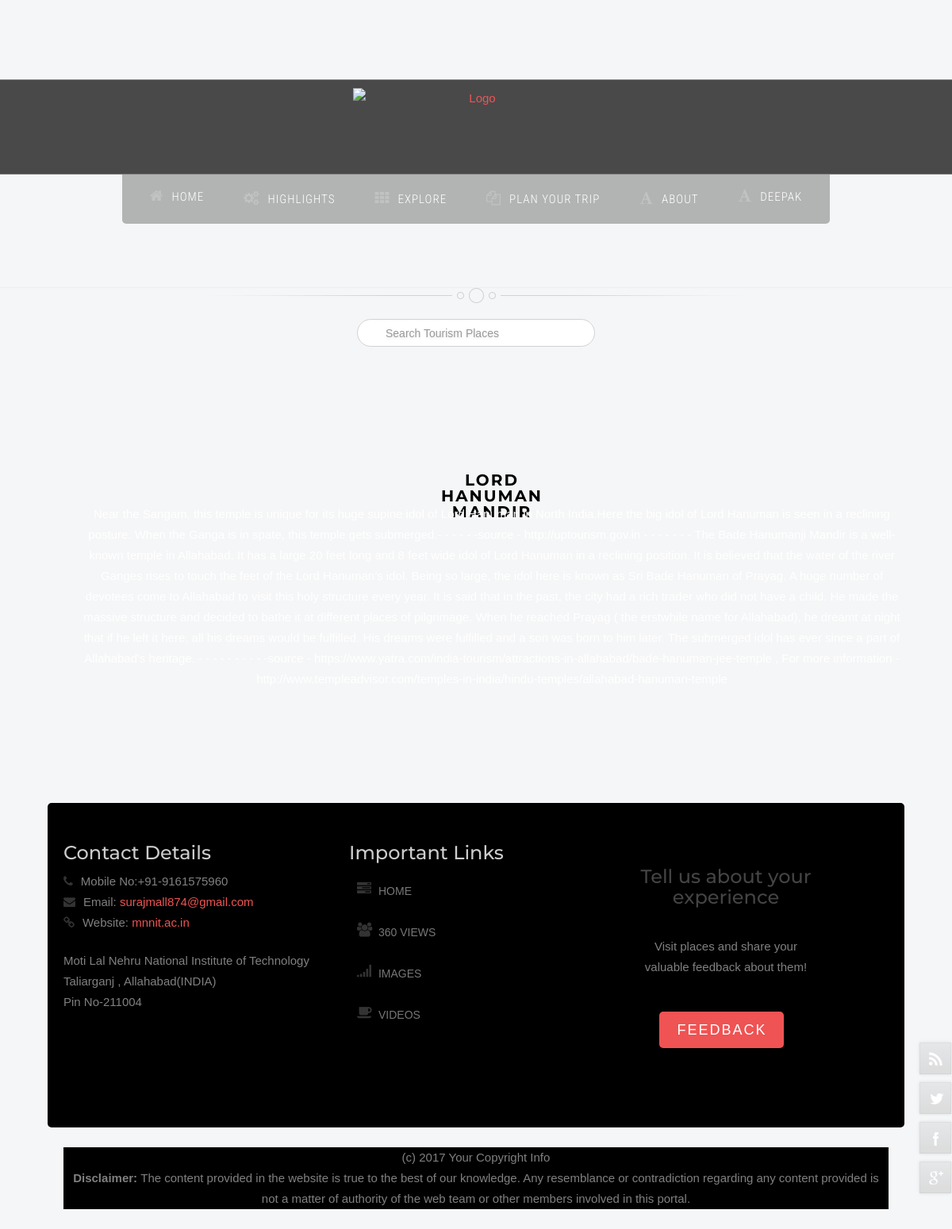
Screenshot of /video_show/lord-hanuman-mandir/ (signed in) with the database file from the repository.
### TourismPlaces/models.py (models this page shows, shortened)
class TourismPlace(models.Model):
    video       = models.ForeignKey(Video, related_name="video_for", null=True, blank=True)
    image       = models.ForeignKey(Image, related_name="image_for", null=True, blank=True)
    name 	    = models.CharField(max_length=200, null=True, blank=True)
    slug        = models.SlugField(unique=True,null=True, blank=True)
    latitude    = models.DecimalField(null = True, blank = True, max_digits=19, decimal_places=10)
    longitude   = models.DecimalField(null = True, blank = True, max_digits=19, decimal_places=10)
    place_type  = models.CharField(max_length=200, null=True, blank=True)
    location    = models.CharField(max_length=200, null=True, blank=True)
    description = models.TextField(max_length=1500, null=True, blank=True)

### TourismPlaces/views.py (the view)
# urls.py: url(r'^video_show/(?P<place_slug>[^/]+)/', video_show, name='video_show'),
def video_show(request, place_slug):
	related_videos = Video.objects.all().filter(tourism_place__slug=place_slug)
	place = get_object_or_404(TourismPlace, slug=place_slug)
	return render(request, 'video_show.html', { 'place': place, 'related_videos': related_videos })

### TourismPlaces/templates/video_show.html (shortened to what this page needs)
{% extends "prayag/base.html" %}
{% load staticfiles %}
{% load i18n %}
{% block extra_head %}
	<link rel="stylesheet" href="{% static 'ims/css/style.css' %}">
	<link rel="stylesheet" type="text/css" href="{% static 'css/background_img.css' %}">
{% endblock extra_head %}
{% block main_content %}
<header id="fh5co-header" role="banner">
	<div class="container">
		<div class="row">
			<div class="col-md-12">
				<a class="navbar-brand" href="index.html">{{place.name}}</a>
				<p style="text-align: center; color: white;">{{place.description}}</p>
			</div>
		</div>
	</div>
</header>
<div id="fh5co-main">
	<div class="container">
		<div class="row">
			</div>
		</div>
	</div>
{% endblock main_content %}

### prayag/templates/navbar.html (shortened to what this page needs)
{% load staticfiles %}
<div id="hornav" class="container no-padding">
    <div class="col-md-12 no-padding">
      <div class="text-center visible-lg">
        <ul id="hornavmenu" class="nav navbar-nav">
          <li>
            <a href="{% url 'home' %}" class="fa-home">Home</a>
          </li>
          <li>
            <span class="fa-gears">HighLights</span>
          </li>
          <li>
            <span class="fa-th">Explore</span>
          </li>
          <li>
            <span class="fa-copy">Plan Your Trip</span>
          </li>
          <li>
            <span class="fa-font">About</span>
          </li>
          <li class="parent">
            {% if request.user.is_authenticated %}
            <a href="{% url 'profile' %}">
              <span class="fa-font">{{request.user.first_name}}</span>
            </a>
        {% endif %}
        </li>
      </ul>
    </div>
</div>
</div>
<br><br>
<hr>
  <div id="search_box" align="center">
    <form role="search" action="{% url 'search' %}" id="search">
        <input type="text" class="form-control typeahead" name="q" id="to" placeholder="Search Tourism Places" style="background-color: white; color: green;">
    </form>
  </div>
<br>

### prayag/static/css/nexus.css (style rules this page uses)
html { overflow-y: scroll; }
body { line-height: 1.7em; font-family: PT Sans; font-size: 14px; font-weight: 300; background-color: #5f807a; background-color: #F4F1EA; color: #656565; }
.container { max-width: 1080px; padding-left: 40px; padding-right: 40px; width: 100%; }
.container.no-padding { padding-left: 20px !important; padding-right: 20px !important; }
.no-padding { padding: 0 !important; }
#hornav { font-family: Roboto Condensed; position: relative; padding-top: 0px; padding-right: 0px; text-align: center; width: 100%; }
#hornav .navbar-nav { float: none; }
#hornav ul { background-color: rgba(23, 23, 23, 0.3); border-radius: 0 0 5px 5px; display: inline-block; margin: 0; padding: 0 10px; }
#hornav ul > li { margin: 0px 5px; }
#hornav ul > li > a, #hornav ul > li > span { color: #FFFFFF; font-size: 15px; font-weight: 300; letter-spacing: 1px; padding: 18px 20px; text-transform: uppercase; display: block; }
.slicknav_nav { clear: both; }
.slicknav_nav ul, .slicknav_nav li { display: block; }
.slicknav_nav a { display: block; }
.slicknav_nav .slicknav_item a { display: inline; }
.slicknav_nav { color: #fff; margin: 0; padding: 0; }
.slicknav_nav, .slicknav_nav ul { list-style: none; overflow: hidden; }
.slicknav_nav a { padding: 14px; margin: 2px 0px; text-decoration: none; color: #fff; }
.slicknav_nav li { background-color: rgba(0, 0, 0, 0.25); border-radius: 4px; color: #ffffff; }
.slicknav_nav .slicknav_item a { padding: 0; margin: 0; }
a { text-decoration: none; color: #72968f; -webkit-transition: color 0.15s ease-in; -moz-transition: color 0.15s ease-in; -o-transition: color 0.15s ease-in; transition: color 0.15s ease-in; }
p { margin-bottom: 16px; }
hr { background: url("../img/hr.png") no-repeat scroll 50% 0 transparent; border: medium none; height: 19px; margin: 0px 0 10px; }
[class^="fa-"]:before, [class*=" fa-"]:before { font-family: FontAwesome; font-style: normal; font-weight: normal; line-height: 1; -webkit-font-smoothing: antialiased; -moz-osx-font-smoothing: grayscale; padding-right: 10px; color: rgba(0, 0, 0, 0.6); }
#hornav li [class^="fa-"]:before, #hornav li [class*=" fa-"]:before { color: rgba(255, 255, 255, 0.2); top: 12px; left: 12px; font-size: 18px; }
a.slicknav_item [class^="fa-"]:before, a.slicknav_item [class*=" fa-"]:before { display: none; }
a.slicknav_item [class^="fa-"]:before, a.slicknav_item [class*=" fa-"]:before, .slicknav_menu li [class^="fa-"]:before, .slicknav_menu li [class*=" fa-"]:before { display: none !important; }
a.slicknav_item [class^="fa-"], a.slicknav_item [class*=" fa-"] { padding-left: 0 !important; }

### prayag/static/css/background_img.css (style rules this page uses)
body { margin: 0px auto; padding: 0px; min-width: 420px; font-family: sans-serif; background-image:url('/static/assets/img/background.gif'); background-repeat:no-repeat; background-attachment: fixed; background-size:100%;" }

### rows the page displays
TourismPlace: name "LORD HANUMAN MANDIR", description "Near the Sangam, this temple is unique for its huge supine idol of Lord Hanuman in North India.Here the big idol of Lord Hanuman is seen in a reclining posture. When the Ganga is in spate, this temple gets submerged.- - - - - -source - http://uptourism.gov.in - - - - - - - The Bade Hanumanji Mandir is a well-known temple in Allahabad. It has a large 20 feet long and 8 feet wide idol of Lord Hanuman in a reclining position. It is believed that the water of the river Ganges rises to touch the feet of the Lord Hanuman’s idol. Being so large, the idol here is known as Sri Bade Hanuman of Prayag. A huge number of devotees come to Allahabad to visit this holy structure every year. It is said that…"

### other values shown
{{ request.user.first_name }} "DEEPAK"
